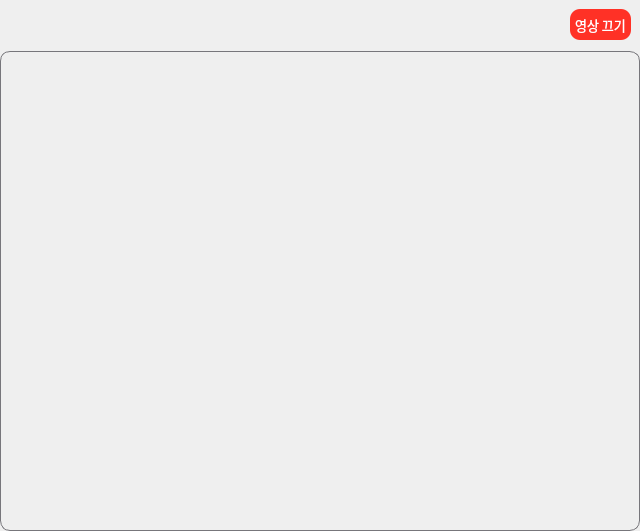
         <widget class="QWidget" name="event_video_viewer">
          <layout class="QVBoxLayout" name="verticalLayout_27">
           <property name="leftMargin">
            <number>0</number>
           </property>
           <property name="topMargin">
            <number>0</number>
           </property>
           <property name="rightMargin">
            <number>0</number>
           </property>
           <property name="bottomMargin">
            <number>0</number>
           </property>
           <item>
            <layout class="QVBoxLayout" name="verticalLayout_20">
             <property name="spacing">
              <number>2</number>
             </property>
             <item>
              <widget class="QWidget" name="widget_6" native="true">
               <property name="maximumSize">
                <size>
                 <width>16777215</width>
                 <height>50</height>
                </size>
               </property>
               <layout class="QHBoxLayout" name="horizontalLayout_23">
                <item>
                 <layout class="QHBoxLayout" name="horizontalLayout_22">
                  <item>
                   <spacer name="horizontalSpacer_12">
                    <property name="orientation">
                     <enum>Qt::Orientation::Horizontal</enum>
                    </property>
                    <property name="sizeHint" stdset="0">
                     <size>
                      <width>40</width>
                      <height>20</height>
                     </size>
                    </property>
                   </spacer>
                  </item>
                  <item>
                   <widget class="QPushButton" name="page_undo_bnt">
                    <property name="minimumSize">
                     <size>
                      <width>61</width>
                      <height>31</height>
                     </size>
                    </property>
                    <property name="maximumSize">
                     <size>
                      <width>61</width>
                      <height>31</height>
                     </size>
                    </property>
                    <property name="font">
                     <font>
                      <family>Sans</family>
                      <pointsize>10</pointsize>
                     </font>
                    </property>
                    <property name="cursor">
                     <cursorShape>PointingHandCursor</cursorShape>
                    </property>
                    <property name="styleSheet">
                     <string notr="true">background-color: rgb(255, 49, 38);
color: rgb(255, 255, 255);
border-radius: 10px;
</string>
                    </property>
                    <property name="text">
                     <string>영상 끄기</string>
                    </property>
                   </widget>
                  </item>
                 </layout>
                </item>
               </layout>
              </widget>
             </item>
             <item>
              <widget class="QLabel" name="search_viewer">
               <property name="minimumSize">
                <size>
                 <width>640</width>
                 <height>480</height>
                </size>
               </property>
               <property name="maximumSize">
                <size>
                 <width>1280</width>
                 <height>720</height>
                </size>
               </property>
               <property name="font">
                <font>
                 <family>Sans</family>
                </font>
               </property>
               <property name="styleSheet">
                <string notr="true">border: 1px solid rgb(119, 118, 123);
border-radius: 10px ;</string>
               </property>
               <property name="text">
                <string/>
               </property>
               <property name="pixmap">
                <pixmap resource="../resourece.qrc">:/ui/ui/images/logo.png</pixmap>
               </property>
               <property name="alignment">
                <set>Qt::AlignmentFlag::AlignCenter</set>
               </property>
              </widget>
             </item>
            </layout>
           </item>
          </layout>
         </widget>
